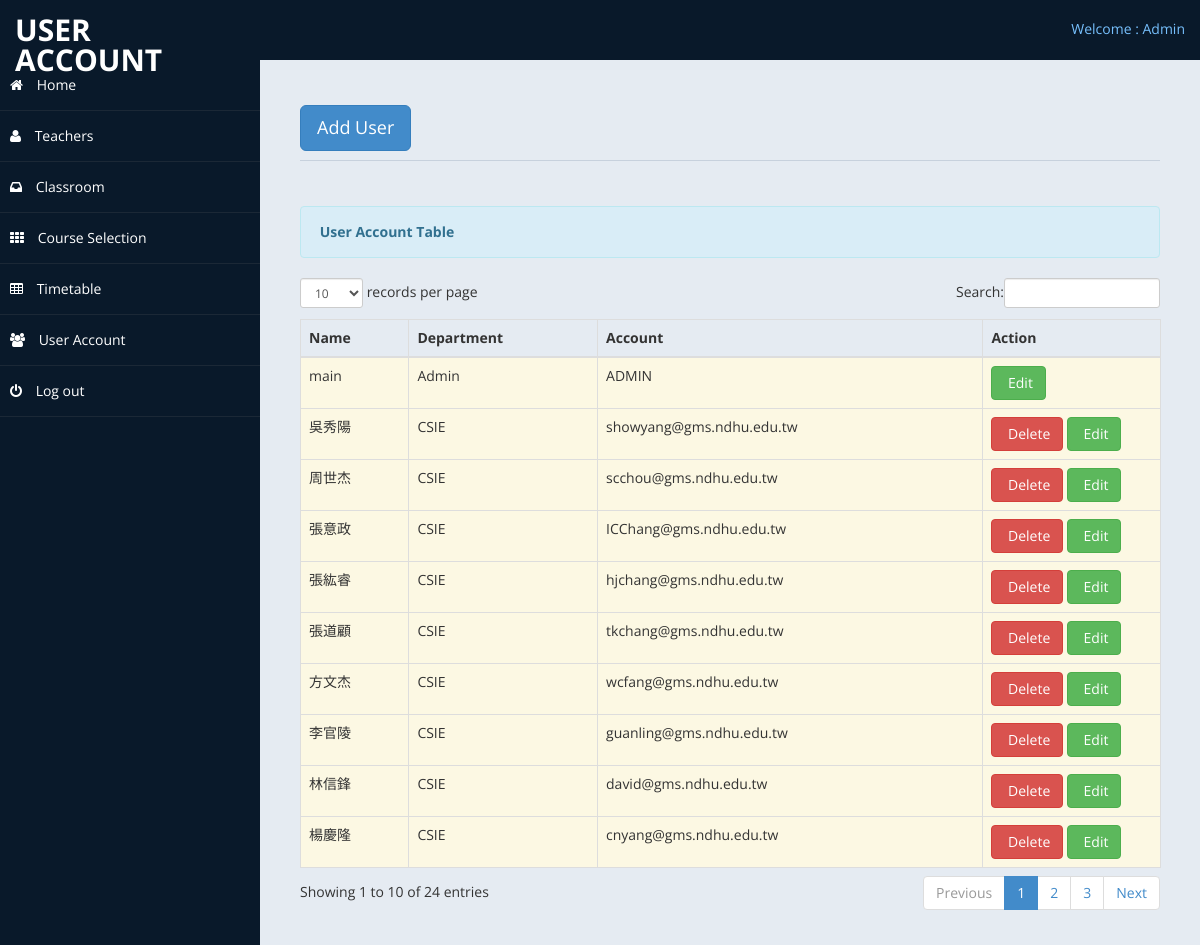
Screenshot of /foruser.php (signed in) with the database file from the repository.
### tables this page shows
CREATE TABLE if not exists `users` (
  `userid` int AUTO_INCREMENT PRIMARY KEY,
  `name` varchar(255) NOT NULL,
  `department` varchar(255) NOT NULL,
  `account` varchar(255) NOT NULL ,
  `hash` varchar(255) NOT NULL
);

### foruser.php (the view, shortened to what this page needs)
<?php include ('header.php');?>
<body>
    <div id="wrapper">
        <nav class="navbar navbar-default top-navbar" role="navigation">
            <div class="navbar-header">
                <a class="navbar-brand" href="#	">User Account</a>
            </div>
            <ul class="nav navbar-top-links navbar-right">
                <li class="dropdown">
                    <a class="dropdown-toggle" data-toggle="dropdown" href="#" aria-expanded="false">
					  Welcome : Admin
                    </a>
                </li>
            </ul>
        </nav>
       <?php include ('nav_sidebar3.php');?>
        <div id="page-wrapper" >
            <div id="page-inner">
			 <div class="row">
                    <div class="col-md-12">
                        <h1 class="page-header">
							 <button class="btn btn-primary btn-lg" data-toggle="modal" data-target="#myModal">
                              Add User
                            </button>
                        </h1>
						<div class="hero-unit-table">
                            <table class="table table-striped table-bordered table-hover" id="dataTables-example">
                                <div class="alert alert-info">
                                    <strong><i class="icon-user icon-large"></i>&nbsp;User Account Table</strong>
                                </div>
                                <thead>
                                    <tr>
                                        <th>Name</th>
                                        <th>Department</th>
                                        <th>Account</th>
                                        <th>Action</th>
                                    </tr>
                                </thead>
                                <tbody>
                                    <?php include('connect.php');
                                        $query = $conn -> query( "select * from users" ) ;
                                        $r = $query -> fetchAll( PDO::FETCH_ASSOC ) ;
                                        foreach( $r as $data ):
                                    ?>
                                        <tr class="warning">
                                            <td><?php echo $data['name'] ?></td>
                                            <td><?php echo $data['department'] ?></td>
                                            <td><?php echo $data['account'] ?></td>
                                            <td width="160">
                                                <span <?php if( $data['userid'] == 1 ) echo " hidden " ; ?>>
                                                    <a value = "<?php echo $data['userid'] ?>" onclick="delete_user(this);" data-toggle="modal" class="btn btn-danger"><i class="icon-trash icon-large"></i>&nbsp;Delete</a>
                                                </span>
                                                    <a value = "<?php echo $data['userid'] ?>" onclick="edit_user(this);" class="btn btn-success" role="botton"><i class="icon-pencil icon-large"></i>&nbsp;Edit</a>
                                            </td>
                                    </tr>
                                    <?php endforeach;
                                    ?>
                                </tbody>
                            </table>
                        </div>
                    </div>
                </div>
				</div>
            </div>
        </div>
</body>
</html>

### assets/css/custom-styles.css (style rules this page uses)
body { font-family: 'Open Sans', sans-serif; }
#wrapper { width: 100%; background:#09192A; }
#page-wrapper { padding: 15px 15px; min-height: 600px; background:#E5EBF2; }
#page-inner { width:100%; margin:10px 20px 10px 0px; background-color:transparent; padding:10px; min-height:1200px; }
h1, .h1, h2, .h2, h3, .h3 { margin-top: 7px; margin-bottom: -5px; }
.page-header { padding-bottom: 9px; margin: 10px 0 45px; border-bottom: 1px solid #C7D1DD; }
.top-navbar { margin:0px; }
.top-navbar .navbar-brand { color: #fff; width: 260px; text-align: left; height: 60px; font-size: 30px; font-weight: 700; text-transform: uppercase; line-height: 30px; }
.top-navbar .nav > li { position: relative; display: inline-block; }
.top-navbar .nav > li > a { position: relative; display: block; padding: 19px 15px; color: #77C0FD; }
.top-navbar { background:#09192A; border-bottom:none; }
.navbar-default { border:0px solid black; }
.navbar-header { background: #09192A; }
@media (min-width:768px) { #page-wrapper { margin: 0 0 0 260px; padding: 15px 30px; min-height: 1200px; } }
@media (min-width:768px) { .navbar { border-radius: 0px; } }

### rows the page displays
users: name "main", department "Admin", account "ADMIN", $data['userid'] 1 (drawn)
users: name "張意政", department "CSIE", account "ICChang@gms.ndhu.edu.tw", $data['userid'] 2 (drawn)
users: name "林信鋒", department "CSIE", account "david@gms.ndhu.edu.tw", $data['userid'] 3 (drawn)
users: name "吳秀陽", department "CSIE", account "showyang@gms.ndhu.edu.tw", $data['userid'] 7 (drawn)
users: name "周世杰", department "CSIE", account "scchou@gms.ndhu.edu.tw", $data['userid'] 9 (drawn)
users: name "楊慶隆", department "CSIE", account "cnyang@gms.ndhu.edu.tw", $data['userid'] 10 (drawn)
users: name "李官陵", department "CSIE", account "guanling@gms.ndhu.edu.tw", $data['userid'] 16 (drawn)
users: name "張道顧", department "CSIE", account "tkchang@gms.ndhu.edu.tw", $data['userid'] 20 (drawn)
users: name "方文杰", department "CSIE", account "wcfang@gms.ndhu.edu.tw", $data['userid'] 23 (drawn)
users: name "張紘睿", department "CSIE", account "hjchang@gms.ndhu.edu.tw", $data['userid'] 24 (drawn)
